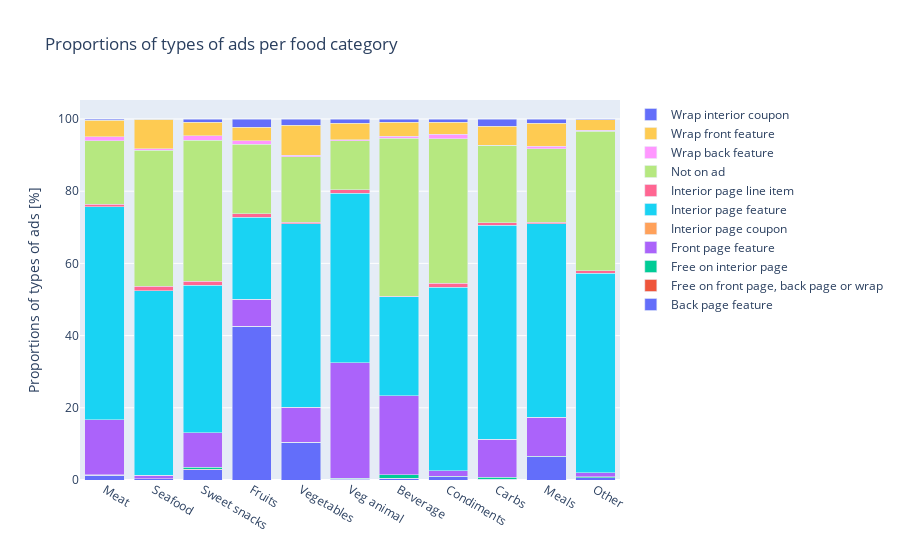

Source (notebook cell):
### Code cell
fig7 = go.Figure(data=bar_list, )
fig7.update_layout(barmode='stack')
fig7.update_layout(
    title={'text': 'Proportions of types of ads per food category',},
    yaxis_title='Proportions of types of ads [%]')

### Figure 1 — Plotly figure (JSON) as saved in the notebook; plotly's stock layout.template omitted (floating-point values rounded to 4 significant figures)
{"data": [{"name": "Back page feature", "type": "bar", "x": ["Meat", "Seafood", "Sweet snacks", "Fruits", "Vegetables", "Veg animal", "Beverage", "Condiments", "Carbs", "Meals", "Other"], "y": [1.327, 0.4095, 2.898, 42.64, 10.43, 0.2596, 0.5296, 0.8684, 0.2632, 6.434, 0.6356]}, {"name": "Free on front page, back page or wrap", "type": "bar", "x": ["Meat", "Seafood", "Sweet snacks", "Fruits", "Vegetables", "Veg animal", "Beverage", "Condiments", "Carbs", "Meals", "Other"], "y": [0, 0, 0.1485, 0, 0, 0.0294, 0, 0.0003061, 0, 0.02458, 0.001866]}, {"name": "Free on interior page", "type": "bar", "x": ["Meat", "Seafood", "Sweet snacks", "Fruits", "Vegetables", "Veg animal", "Beverage", "Condiments", "Carbs", "Meals", "Other"], "y": [0.138, 0, 0.4319, 0, 0, 0.2159, 0.9225, 0.2326, 0.5169, 0.07854, 0.2113]}, {"name": "Front page feature", "type": "bar", "x": ["Meat", "Seafood", "Sweet snacks", "Fruits", "Vegetables", "Veg animal", "Beverage", "Condiments", "Carbs", "Meals", "Other"], "y": [15.29, 0.9028, 9.68, 7.372, 9.687, 31.97, 21.87, 1.482, 10.53, 10.9, 1.138]}, {"name": "Interior page coupon", "type": "bar", "x": ["Meat", "Seafood", "Sweet snacks", "Fruits", "Vegetables", "Veg animal", "Beverage", "Condiments", "Carbs", "Meals", "Other"], "y": [0.0004393, 0.01976, 0.000133, 0.0001492, 0, 0, 0, 7.652e-05, 0, 0.00102, 0.007387]}, {"name": "Interior page feature", "type": "bar", "x": ["Meat", "Seafood", "Sweet snacks", "Fruits", "Vegetables", "Veg animal", "Beverage", "Condiments", "Carbs", "Meals", "Other"], "y": [58.95, 51.11, 40.78, 22.74, 50.83, 46.99, 27.39, 50.84, 59.24, 53.49, 55.22]}, {"name": "Interior page line item", "type": "bar", "x": ["Meat", "Seafood", "Sweet snacks", "Fruits", "Vegetables", "Veg animal", "Beverage", "Condiments", "Carbs", "Meals", "Other"], "y": [0.6443, 1.183, 1.08, 1.064, 0.3951, 0.8684, 0.1165, 1.05, 0.7501, 0.4998, 0.8019]}, {"name": "Not on ad", "type": "bar", "x": ["Meat", "Seafood", "Sweet snacks", "Fruits", "Vegetables", "Veg animal", "Beverage", "Condiments", "Carbs", "Meals", "Other"], "y": [17.6, 37.67, 39.16, 19.16, 18.27, 13.62, 43.83, 40.11, 21.38, 20.38, 38.52]}, {"name": "Wrap back feature", "type": "bar", "x": ["Meat", "Seafood", "Sweet snacks", "Fruits", "Vegetables", "Veg animal", "Beverage", "Condiments", "Carbs", "Meals", "Other"], "y": [1.159, 0.3976, 1.222, 0.9686, 0.4039, 0.2466, 0.5601, 1.221, 0.07819, 0.6926, 0.305]}, {"name": "Wrap front feature", "type": "bar", "x": ["Meat", "Seafood", "Sweet snacks", "Fruits", "Vegetables", "Veg animal", "Beverage", "Condiments", "Carbs", "Meals", "Other"], "y": [4.569, 8.295, 3.677, 3.806, 8.291, 4.598, 3.931, 3.34, 5.252, 6.269, 2.902]}, {"name": "Wrap interior coupon", "type": "bar", "x": ["Meat", "Seafood", "Sweet snacks", "Fruits", "Vegetables", "Veg animal", "Beverage", "Condiments", "Carbs", "Meals", "Other"], "y": [0.327, 0.01386, 0.922, 2.243, 1.699, 1.192, 0.8448, 0.8476, 1.977, 1.238, 0.2541]}], "layout": {"autosize": true, "barmode": "stack", "title": {"text": "Proportions of types of ads per food category"}, "xaxis": {"autorange": true, "range": [-0.5, 10.5], "type": "category"}, "yaxis": {"autorange": true, "range": [0, 105.3], "title": {"text": "Proportions of types of ads [%]"}, "type": "linear"}}}
